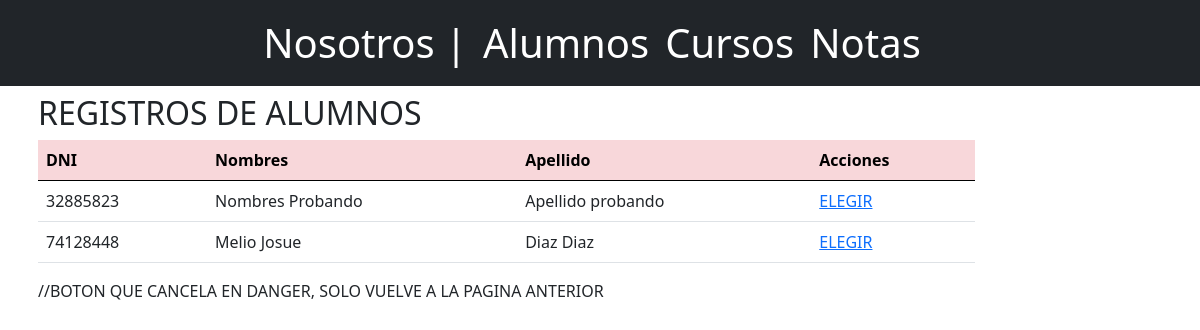
The app's page /docs/operaciones/seleccionarAlumno.php with its own data.
### tables this page shows
create table alumnos(
	DNI char(8) not null primary key,
	nombres varchar(50) not null,
	apellidos varchar(50) not null
);

### docs/operaciones/seleccionarAlumno.php (the view, shortened to what this page needs)
<?php
    include ("../Includes/header.php");
?>
<div class = "container p-2">
    <div class="col-md-10">
        <h2>REGISTROS DE ALUMNOS</h2>
        <table class = "table table-hover">
            <thead class="table-danger">
                <tr>
                    <th>DNI</th>
                    <th>Nombres</th>
                    <th>Apellido</th>
                    <th>Acciones</th>
                </tr>
            </thead>
            <tbody>
                <?php
                    $consulta = "Select * from alumnos";
                    $resultado = mysqli_query($conn,$consulta);
                    while($row = mysqli_fetch_array($resultado)){
                        echo(
                        "<tr>".
                            "<td>".$row['DNI']."</td>".
                            "<td>".$row['nombres']."</td>".
                            "<td>".$row['apellidos']."</td>".
                            "<td>".
                                "<a href='../registroNota.php?DNI=".$row['DNI']."'>ELEGIR </a>".
                            "</td>".
                        "</tr>");
                    }
                ?>
            </tbody>
        </table>
        //BOTON QUE CANCELA EN DANGER, SOLO VUELVE A LA PAGINA ANTERIOR
    </div>
</div>
<?php include ("../Includes/footer.php");?>

### records on screen
alumnos: DNI "32885823", nombres "Nombres Probando", apellidos "Apellido probando"
alumnos: DNI "74128448", nombres "Melio Josue", apellidos "Diaz Diaz"
